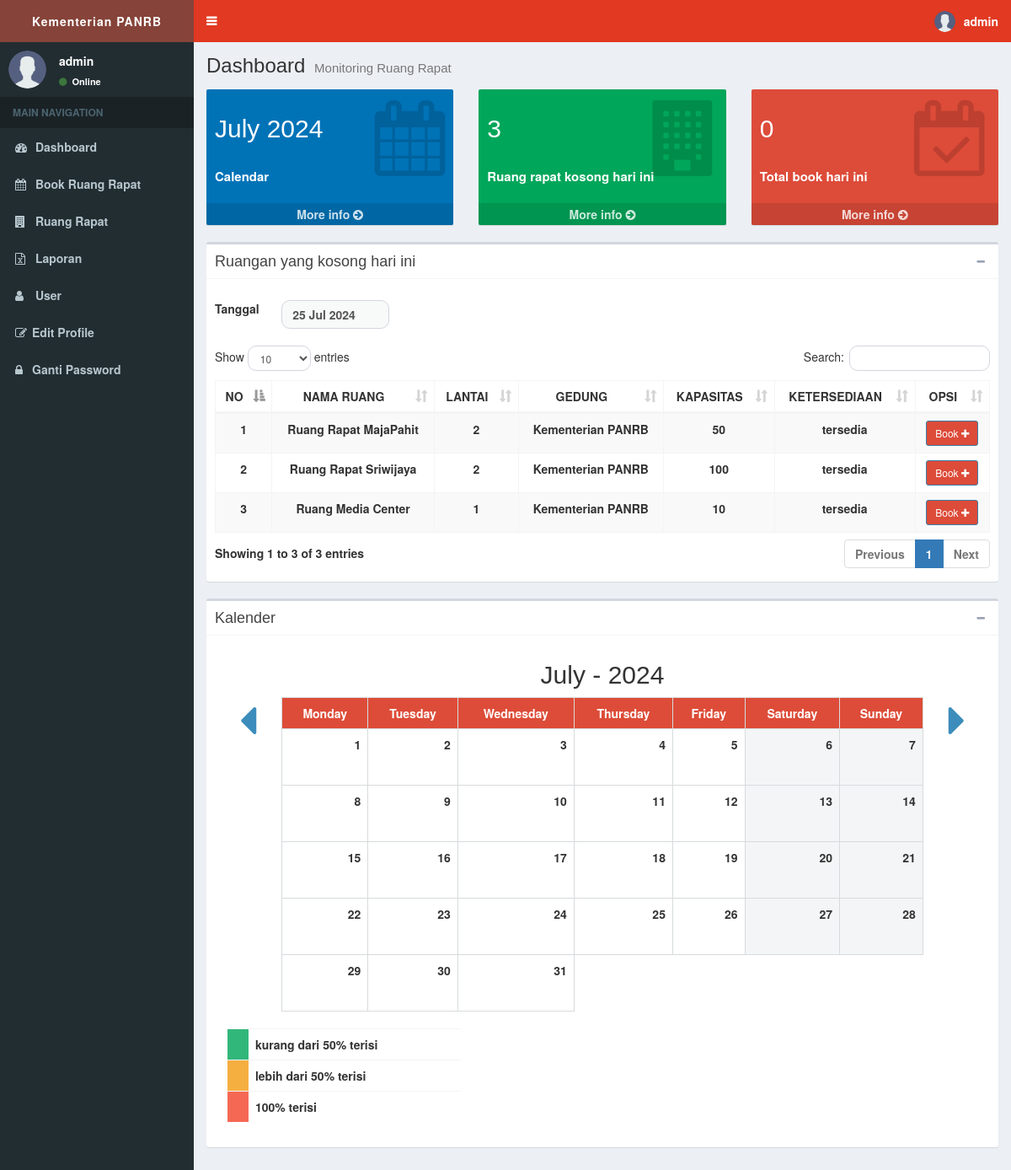
Screenshot of /page/dashboard/dashboard.php?lihatruang=true (signed in) with the database file from the repository.
### tables this page shows
CREATE TABLE `tb_ruang` (
  `id_ruang` int(11) NOT NULL,
  `lantai_ruang` varchar(50) DEFAULT NULL,
  `gedung` varchar(50) DEFAULT NULL,
  `nama_ruang` varchar(50) DEFAULT NULL,
  `kapasitas` varchar(50) DEFAULT NULL,
  `ketersediaan` varchar(50) DEFAULT NULL
);

### page/dashboard/dashboard.php (the view, shortened to what this page needs)
  <?php require_once '../template/header.php'; ?>
  <?php require_once '../../function/koneksi.php'; ?>
  <div class="wrapper">
  <body class="hold-transition skin-blue sidebar-mini">
    <?php require_once '../template/headermain.php' ?>
    <?php require_once '../template/asidebar.php' ?>
    <div class="content-wrapper">
      <section class="content-header">
        <h1>
          Dashboard
          <small>Monitoring Ruang Rapat</small>
        </h1>
      </section>
      <?php
        $sql ="SELECT count(*) totalruang FROM tb_ruang";
        $query1=mysqli_query($koneksi,$sql);$result1 = mysqli_fetch_assoc($query1);
        $totalruang=$result1['totalruang'];
        $sql ="SELECT count(distinct bk.id_book) bookrentang,count(distinct bk.id_ruang) ruangbook FROM
              tb_book bk join tb_waktu wk on bk.id_book=wk.id_book where date(waktu)=CURDATE()";
        $query2=mysqli_query($koneksi,$sql);$result1 = mysqli_fetch_assoc($query2);
        $bookrentang=$result1['bookrentang'];
        $sql ="SELECT count(distinct bk.id_book) bookhari,count(distinct bk.id_ruang) ruangbook FROM
              tb_book bk join tb_waktu wk on bk.id_book=wk.id_book where date(waktu)=CURDATE()";
        $query2=mysqli_query($koneksi,$sql);$result2 = mysqli_fetch_assoc($query2);
        $bookhari=$result2['bookhari'];
       ?>
      <section class="content">
      <div class="row">
      <div class="col-sm-4">
          <div class="small-box bg-blue">
            <div class="inner">
              <h2><?= date('F Y'); ?></h2>
              <br>
              <p>Calendar</p>
            </div>
            <div class="icon">
              <i class="fa fa-calendar"></i>
            </div>
            <a href="dashboard.php" class="small-box-footer">More info <i class="fa fa-arrow-circle-right"></i></a>
          </div>
        </div>
    <div class="col-sm-4">
          <div class="small-box bg-green">
            <div class="inner">
              <h2><?=$totalruang-$bookhari ?></h2>
              <br>
              <p>Ruang rapat kosong hari ini</p>
            </div>
            <div class="icon">
              <i class="fa fa-building"></i>
            </div>
            <a href="dashboard.php?lihatruang=true" class="small-box-footer">More info <i class="fa fa-arrow-circle-right"></i></a>
          </div>
    </div>
    <div class="col-sm-4">
          <div class="small-box bg-red">
            <div class="inner">
              <h2><?=$bookhari = $bookrentang?></h2>
              <br>
              <p>Total book hari ini</p>
            </div>
            <div class="icon">
              <i class="fa fa-calendar-check-o"></i>
            </div>
            <a href="dashboard.php?lihatbook=true" class="small-box-footer">More info <i class="fa fa-arrow-circle-right"></i></a>
          </div>
        </div>
      </div>
      <?php if (isset($_GET['lihatruang'])): ?>
      <div class="box">
        <div class="box-header with-border">
          <h3 class="box-title">Ruangan yang kosong hari ini</h3>
          <div class="box-tools pull-right">
            <button type="button" class="btn btn-box-tool" data-widget="collapse" data-toggle="tooltip"
                    title="Collapse">
              <i class="fa fa-minus"></i></button>
          </div>
        </div>
        <div class="box-body">
          <div class="row">
          <form action="dashboard.php" method="get" class="form-tanggal">
            <div class="form-group">
              <label class="col-sm-1 control-label">Tanggal</label>
              <div class="col-sm-2">
               <input type="text" name="tanggal" class="form-control"
                value="<?= date('d M Y'); ?>" readonly>
              </div>
            </div>
            <div class="col-sm-2">
            </div>
          </form>
        </div>
        <br>
          <table class="table table-hover table-bordered table-striped text-center table-data" width="100%">
            <thead>
              <tr>
                <th>NO</th>
                <th>NAMA RUANG</th>
                <th>LANTAI</th>
                <th>GEDUNG</th>
                <th>KAPASITAS</th>
                <th>KETERSEDIAAN</th>
                <th>OPSI</th>
              </tr>
            </thead>
            <tbody>
          <?php
          $sql ="SELECT *
                FROM tb_ruang
                WHERE id_ruang NOT IN (SELECT distinct id_ruang FROM tb_book where tanggal=CURDATE())";
          $query = mysqli_query($koneksi,$sql);
          $no=1;
          ?>
          <?php while ($result = mysqli_fetch_assoc($query)): ?>
          <tr>
                <td><?=$no?></td>
                <td><?=$result['nama_ruang']?></td>
                <td><?=$result['lantai_ruang']?></td>
                <td><?=$result['gedung']?></td>
                <td><?=$result['kapasitas']?></td>
                <td><?=$result['ketersediaan']?></td>
                <td>
                  <?php if ($result['ketersediaan'] == 'tidak tersedia'): ?>
                    <button class="btn btn-sm btn-primary" disabled>Book <i class="fa fa-plus"></i></button>
                  <?php else: ?>
                    <a href="../bookruang/tambahbook.php?idruang=<?=$result['id_ruang']?>" class="btn btn-sm btn-primary"> Book <i class="fa fa-plus"></i></a>
                  <?php endif; ?>
                </td>
              </tr>
              <?php $no++; endwhile; ?>
            </tbody>
          </table>
        </div>
      </div>
      <?php endif ?>
      <div class="box">
        <div class="box-header with-border">
          <h3 class="box-title">Kalender</h3>
          <div class="box-tools pull-right">
            <button type="button" class="btn btn-box-tool" data-widget="collapse" data-toggle="tooltip"
                    title="Collapse">
              <i class="fa fa-minus"></i></button>
          </div>
        </div>
        <div class="box-body">
         <?php
            if (isset($_GET['bulan'])) {
              $bulantext=date('F',strtotime("01-$_GET[bulan]-$_GET[tahun]"));
              $bulan=$_GET['bulan'];
              $tahun=$_GET['tahun'];
            }
            else{
              $bulantext=date('F');
              $bulan=date('m');
              $tahun=date('Y');
            }
            $bprev=$bulan-1;
            $bnext=$bulan+1;
            $tprev=$tahun;
            $tnext=$tahun;
            $libur=getWeekend($tahun,$bulan);
            $hari=getDays($tahun,$bulan);
            $lastday=getLastdays($tahun,$bulan);
             ?>
            <h2 class="text-center"> <?= "$bulantext  - $tahun"  ?></h2>
          <div class="row">
            <div class="col-sm-1">
              <a href="dashboard.php?bulan=<?= $bprev?>&tahun=<?= $tprev?>#kalender"><span class="fa fa-caret-left fa-4x pull-right"></span></a>
            </div>
            <div class="col-sm-10">
              <table class="table text-right table-calendar" width="100%" id="kalender">
                <tbody>
                <?php
                  $totalrow=$lastday/7;
                  for ($row = 0; $row < $totalrow; $row ++) {
                    if ($row==0) {
                      echo "<tr>";
                      for ($col = 1; $col <= 7; $col ++) {
                        $tanggal=($col + ($row * 7));
                        $namahari=$hari[$tanggal-1];
                        if (in_array($tanggal, $libur)) {
                          echo "<th class='td-libur text-center' > $namahari </th>";
                        } else {
                          echo "<th class='text-center'> $namahari </th>";
                        }
                      }
                      echo "</tr>";
                    }
                     echo "<tr>";
                     for ($col = 1; $col <= 7; $col ++) {
                      $tanggal=($col + ($row * 7));
                      $trafficclass='';
                      $linktgl=date('d M Y',strtotime("$tanggal-$bulan-$tahun"));
                      if (in_array($tanggal, $libur)) {
                        echo "<td class='td-libur $trafficclass'><a href='../bookruang/bookruang.php?tanggal=$linktgl'> $tanggal </a></td>";
                      } else {
                        echo "<td class='$trafficclass'><a href='../bookruang/bookruang.php?tanggal=$linktgl'> $tanggal</a> </td>";
                      }
                      if ($tanggal==$lastday) {
                        break;
                      }
                     }
                     echo "</tr>";
                  }
                 ?>
                </tbody>
              </table>
            </div>
            <div class="col-sm-1">
              <a href="dashboard.php?bulan=<?= $bnext?>&tahun=<?= $tnext?>#kalender"><span class="fa fa-caret-right fa-4x"></span></a>
            </div>
          </div>
          <div class="col-sm-4">
            <table class="table">
                <tr>
                  <td class="td-green">  </td>
                  <td>kurang dari 50% terisi</td>
                </tr>
                <tr>
                  <td class="td-warning">  </td>
                  <td>lebih dari 50% terisi</td>
                </tr>
                <tr>
                  <td class="td-full">  </td>
                  <td>100% terisi</td>
                </tr>
            </table>
          </div>
        </div>
      </div>
      </section>
    </div>
  </div>
  <?php require_once '../template/footer.php'; ?>
<?php
  function getWeekend($y,$m)
  {
      $date = "$y-$m-01";
      $first_day = date('N',strtotime($date));
      $first_sunday = 7 - $first_day + 1;
      $first_saturday = 6 - $first_day + 1;
      $last_day =  date('t',strtotime($date));
      $days = array();
      for($i=$first_saturday; $i<=$last_day; $i=$i+7 ){
          $days[] = $i;
      }
      for($i=$first_sunday; $i<=$last_day; $i=$i+7 ){
          $days[] = $i;
      }
      return  $days;
  }
  function getDays($y,$m){
    $days = array();
    $date = "$y-$m-01";
    $last_day =  date('t',strtotime($date));
    for ($i=1; $i <= $last_day; $i++) {
      $days[] = date('l',strtotime("$y-$m-$i"));
    }
    return $days;
  }
  function getLastdays($y,$m){
    $date = "$y-$m-01";
    $last_day =  date('t',strtotime($date));
    return $last_day;
  }
?>

### rows the page displays
tb_ruang: nama_ruang "Ruang Rapat MajaPahit", lantai_ruang "2", gedung "Kementerian PANRB", kapasitas "50", ketersediaan "tersedia"
tb_ruang: nama_ruang "Ruang Rapat Sriwijaya", lantai_ruang "2", gedung "Kementerian PANRB", kapasitas "100", ketersediaan "tersedia"
tb_ruang: nama_ruang "Ruang Media Center", lantai_ruang "1", gedung "Kementerian PANRB", kapasitas "10", ketersediaan "tersedia"

### other values shown
$_SESSION['nama_user'] "admin"
$totalruang-$bookhari "3"
$bookhari = $bookrentang "0"
$bulantext "July"
$tahun "2024"
$namahari "Monday"
$namahari "Tuesday"
$namahari "Wednesday"
$namahari "Thursday"
$namahari "Friday"
$namahari "Saturday"
$namahari "Sunday"
$tanggal "1"
$tanggal "2"
$tanggal "3"
